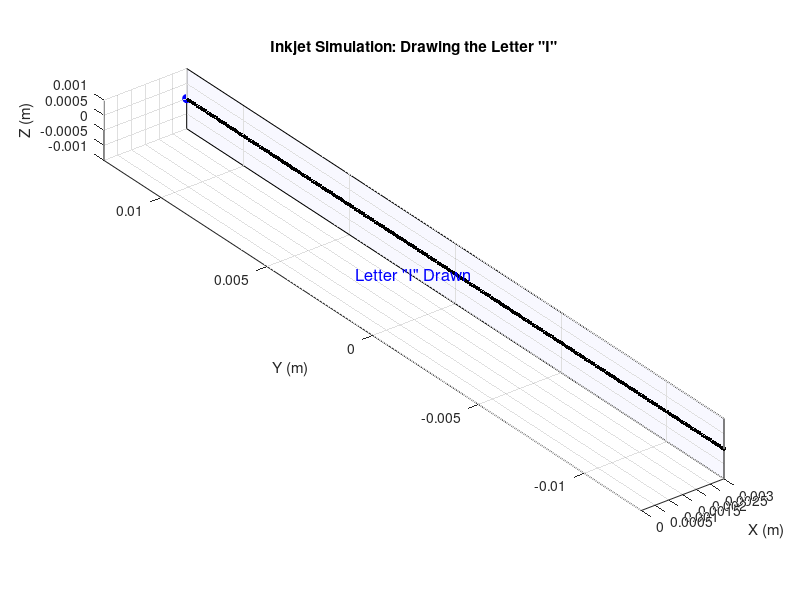

Recreate this plot in MATLAB.

%--------------------------------------------------------------
% Inkjet Printer Simulation: Drawing a Vertical Line ("I")
% Real-time (0.0825 s total duration)
%--------------------------------------------------------------
clear; clc; close all;
%------------------- Given Parameters -------------------------
v = 20;                   % m/s (horizontal droplet velocity)
D = 3e-3;                 % m (distance from nozzle to paper)
t_travel = 150e-6;        % s (time for droplet to reach paper)
dpi = 300;                % printing resolution
spacing = 0.0254 / dpi;   % m (vertical spacing between droplets)
total_time = 0.0825;      % s (total time to draw letter "I")
%------------------- Line Geometry ----------------------------
line_length = 25.4e-3;    % 1 inch vertical line
N = round(line_length / spacing);     % number of droplets (≈300)
dt_fire = total_time / N;             % time between droplet firings
%------------------- Figure Setup -----------------------------
figure('Color','w');
hold on; grid on; axis equal;
xlabel('X (m)'); ylabel('Y (m)'); zlabel('Z (m)');
title('Inkjet Simulation: Drawing the Letter "I"');
xlim([0 D]); ylim([-line_length/2 line_length/2]); zlim([-1e-3 1e-3]);
% Draw Paper Plane
paperX = D;
fill3([paperX paperX paperX paperX], ...
     [-line_length/2 line_length/2 line_length/2 -line_length/2], ...
     [-1e-3 -1e-3 1e-3 1e-3], [0.9 0.9 1], 'FaceAlpha', 0.3);
%------------------- Droplet Initialization -------------------
droplet = plot3(0,0,0,'bo','MarkerFaceColor','b','MarkerSize',6);
drawnow;
% Preallocate for printed dots
y_points = linspace(-line_length/2, line_length/2, N);
%------------------- Simulation Loop --------------------------
tic;  % Start real-time timer
for i = 1:N
   y_final = y_points(i);
   % Droplet trajectory (moves horizontally to paper)
   t_local = linspace(0, t_travel, 10);
   x = v * t_local;
   y = y_final * ones(size(x));
   z = zeros(size(x));
   % Move droplet toward paper
   for k = 1:length(t_local)
       set(droplet, 'XData', x(k), 'YData', y(k), 'ZData', z(k));
       drawnow limitrate;
   end
   % Mark droplet on paper (printed dot)
   plot3(D, y_final, 0, 'k.', 'MarkerSize', 10);
   drawnow limitrate;
   % Wait until next droplet firing (maintain total 0.0825 s)
   elapsed = toc;
   target = i * dt_fire;
   if elapsed < target
       pause(target - elapsed);
   end
end
%------------------- Completion -------------------------------
text(D/2, 0, 5e-4, 'Letter "I" Drawn', ...
    'HorizontalAlignment','center','FontSize',12,'Color','b');
hold off;
